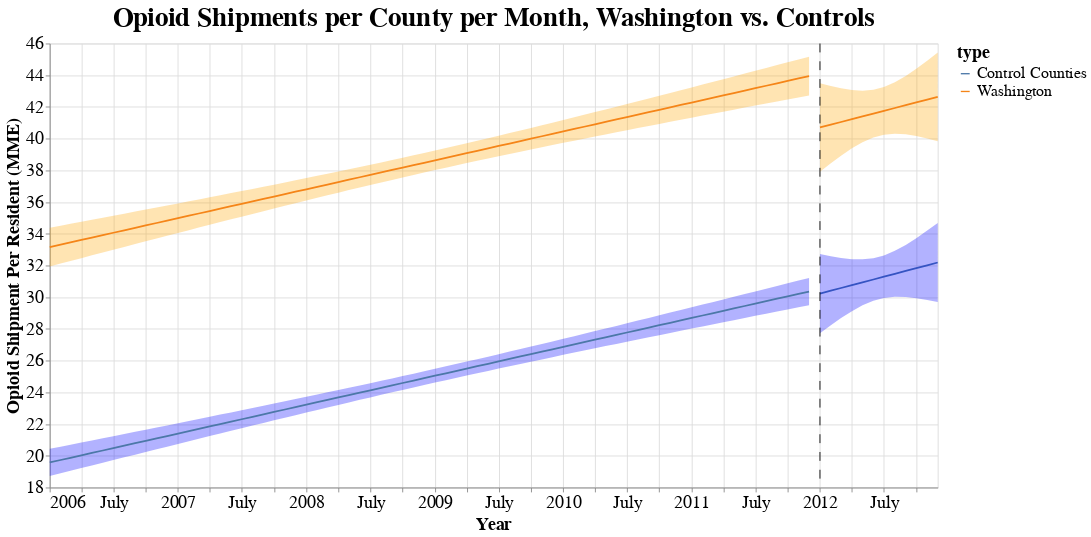

Notebook code cell kept with this figure:
### Code cell
final_chart

### Figure 1 — Vega-Lite specification as saved in the notebook (floating-point values rounded to 4 significant figures; data arrays with more than 128 entries replaced by an {"elided": "..."} marker saying what was removed)
{"config": {"view": {"continuousWidth": 400, "continuousHeight": 300}, "axis": {"labelFontSize": 20, "titleFontSize": 20}, "legend": {"labelFontSize": 18, "titleFontSize": 20}, "title": {"fontSize": 30}}, "layer": [{"data": {"name": "data-9233e4d8ed81c9a080b4b0257b74f171"}, "mark": {"type": "errorband", "color": "orange"}, "encoding": {"x": {"type": "temporal", "field": "seconds"}, "y": {"type": "quantitative", "field": "ci_low", "title": ""}, "y2": {"field": "ci_high"}}}, {"data": {"name": "data-e9eccef8abe5d5792eb5d47436f5039d"}, "mark": {"type": "errorband", "color": "blue"}, "encoding": {"x": {"type": "temporal", "field": "seconds"}, "y": {"type": "quantitative", "field": "ci_low", "title": ""}, "y2": {"field": "ci_high"}}}, {"data": {"name": "data-a80096d0f64d9a36461a47a7b0a1d24e"}, "mark": "line", "encoding": {"color": {"type": "nominal", "field": "type"}, "x": {"type": "temporal", "field": "seconds", "scale": {"zero": false}, "title": "Year"}, "y": {"type": "quantitative", "field": "shipment_per_resident", "scale": {"zero": false}, "title": "Opioid Shipment Per Resident (MME)"}}, "title": "Opioid Shipments per County per Month, Washington vs. Controls"}, {"layer": [{"data": {"name": "data-108fd6736a7c6c787c07c5e0ab1495fb"}, "mark": {"type": "errorband", "color": "orange"}, "encoding": {"x": {"type": "temporal", "field": "seconds"}, "y": {"type": "quantitative", "field": "ci_low", "title": ""}, "y2": {"field": "ci_high"}}}, {"data": {"name": "data-2d059b82de2967967bee83d48ed0c6f4"}, "mark": "line", "encoding": {"color": {"type": "nominal", "field": "type"}, "x": {"type": "temporal", "field": "seconds"}, "y": {"type": "quantitative", "field": "shipment_per_resident"}}}, {"data": {"name": "data-8e2c4808ebc48074f21a3ad20c22f636"}, "mark": {"type": "errorband", "color": "blue"}, "encoding": {"x": {"type": "temporal", "field": "seconds"}, "y": {"type": "quantitative", "field": "ci_low", "title": ""}, "y2": {"field": "ci_high"}}}, {"data": {"name": "data-082b9019dee60fad15036d480c67dec1"}, "mark": {"type": "rule", "color": "black", "strokeDash": [10, 10]}, "encoding": {"x": {"type": "temporal", "field": "a"}}}]}], "height": 500, "width": 1000, "$schema": "https://vega.github.io/schema/vega-lite/v4.8.1.json", "datasets": {"data-9233e4d8ed81c9a080b4b0257b74f171": [{"seconds": "2006-01-01T00:00:00", "shipment_per_resident": 33.16, "ci_low": 31.94, "ci_high": 34.38, "type": "Washington"}, {"seconds": "2007-01-01T00:00:00", "shipment_per_resident": 34.98, "ci_low": 34.05, "ci_high": 35.92, "type": "Washington"}, {"seconds": "2008-01-01T00:00:00", "shipment_per_resident": 36.81, "ci_low": 36.1, "ci_high": 37.51, "type": "Washington"}, {"seconds": "2009-01-01T00:00:00", "shipment_per_resident": 38.63, "ci_low": 38.02, "ci_high": 39.25, "type": "Washington"}, {"seconds": "2010-01-01T00:00:00", "shipment_per_resident": 40.46, "ci_low": 39.73, "ci_high": 41.18, "type": "Washington"}, {"seconds": "2011-01-01T00:00:00", "shipment_per_resident": 42.28, "ci_low": 41.32, "ci_high": 43.23, "type": "Washington"}, {"seconds": "2006-02-01T00:00:00", "shipment_per_resident": 33.32, "ci_low": 32.12, "ci_high": 34.51, "type": "Washington"}, {"seconds": "2007-02-01T00:00:00", "shipment_per_resident": 35.14, "ci_low": 34.23, "ci_high": 36.05, "type": "Washington"}, {"seconds": "2008-02-01T00:00:00", "shipment_per_resident": 36.96, "ci_low": 36.27, "ci_high": 37.65, "type": "Washington"}, {"seconds": "2009-02-01T00:00:00", "shipment_per_resident": 38.79, "ci_low": 38.17, "ci_high": 39.41, "type": "Washington"}, {"seconds": "2010-02-01T00:00:00", "shipment_per_resident": 40.61, "ci_low": 39.87, "ci_high": 41.35, "type": "Washington"}, {"seconds": "2011-02-01T00:00:00", "shipment_per_resident": 42.43, "ci_low": 41.45, "ci_high": 43.41, "type": "Washington"}, {"seconds": "2006-03-01T00:00:00", "shipment_per_resident": 33.46, "ci_low": 32.29, "ci_high": 34.63, "type": "Washington"}, {"seconds": "2007-03-01T00:00:00", "shipment_per_resident": 35.28, "ci_low": 34.39, "ci_high": 36.17, "type": "Washington"}, {"seconds": "2008-03-01T00:00:00", "shipment_per_resident": 37.11, "ci_low": 36.43, "ci_high": 37.79, "type": "Washington"}, {"seconds": "2009-03-01T00:00:00", "shipment_per_resident": 38.93, "ci_low": 38.31, "ci_high": 39.55, "type": "Washington"}, {"seconds": "2010-03-01T00:00:00", "shipment_per_resident": 40.75, "ci_low": 40.0, "ci_high": 41.5, "type": "Washington"}, {"seconds": "2011-03-01T00:00:00", "shipment_per_resident": 42.57, "ci_low": 41.57, "ci_high": 43.57, "type": "Washington"}, {"seconds": "2006-04-01T00:00:00", "shipment_per_resident": 33.61, "ci_low": 32.47, "ci_high": 34.76, "type": "Washington"}, {"seconds": "2007-04-01T00:00:00", "shipment_per_resident": 35.43, "ci_low": 34.57, "ci_high": 36.3, "type": "Washington"}, {"seconds": "2008-04-01T00:00:00", "shipment_per_resident": 37.26, "ci_low": 36.59, "ci_high": 37.93, "type": "Washington"}, {"seconds": "2009-04-01T00:00:00", "shipment_per_resident": 39.08, "ci_low": 38.46, "ci_high": 39.71, "type": "Washington"}, {"seconds": "2010-04-01T00:00:00", "shipment_per_resident": 40.91, "ci_low": 40.14, "ci_high": 41.68, "type": "Washington"}, {"seconds": "2011-04-01T00:00:00", "shipment_per_resident": 42.73, "ci_low": 41.7, "ci_high": 43.75, "type": "Washington"}, {"seconds": "2006-05-01T00:00:00", "shipment_per_resident": 33.76, "ci_low": 32.64, "ci_high": 34.88, "type": "Washington"}, {"seconds": "2007-05-01T00:00:00", "shipment_per_resident": 35.58, "ci_low": 34.74, "ci_high": 36.43, "type": "Washington"}, {"seconds": "2008-05-01T00:00:00", "shipment_per_resident": 37.41, "ci_low": 36.75, "ci_high": 38.07, "type": "Washington"}, {"seconds": "2009-05-01T00:00:00", "shipment_per_resident": 39.23, "ci_low": 38.6, "ci_high": 39.86, "type": "Washington"}, {"seconds": "2010-05-01T00:00:00", "shipment_per_resident": 41.06, "ci_low": 40.27, "ci_high": 41.84, "type": "Washington"}, {"seconds": "2011-05-01T00:00:00", "shipment_per_resident": 42.88, "ci_low": 41.83, "ci_high": 43.92, "type": "Washington"}, {"seconds": "2006-06-01T00:00:00", "shipment_per_resident": 33.92, "ci_low": 32.82, "ci_high": 35.01, "type": "Washington"}, {"seconds": "2007-06-01T00:00:00", "shipment_per_resident": 35.74, "ci_low": 34.91, "ci_high": 36.57, "type": "Washington"}, {"seconds": "2008-06-01T00:00:00", "shipment_per_resident": 37.57, "ci_low": 36.92, "ci_high": 38.21, "type": "Washington"}, {"seconds": "2009-06-01T00:00:00", "shipment_per_resident": 39.39, "ci_low": 38.75, "ci_high": 40.03, "type": "Washington"}, {"seconds": "2010-06-01T00:00:00", "shipment_per_resident": 41.21, "ci_low": 40.4, "ci_high": 42.02, "type": "Washington"}, {"seconds": "2011-06-01T00:00:00", "shipment_per_resident": 43.03, "ci_low": 41.96, "ci_high": 44.1, "type": "Washington"}, {"seconds": "2006-07-01T00:00:00", "shipment_per_resident": 34.07, "ci_low": 32.99, "ci_high": 35.14, "type": "Washington"}, {"seconds": "2007-07-01T00:00:00", "shipment_per_resident": 35.89, "ci_low": 35.08, "ci_high": 36.7, "type": "Washington"}, {"seconds": "2008-07-01T00:00:00", "shipment_per_resident": 37.72, "ci_low": 37.08, "ci_high": 38.35, "type": "Washington"}, {"seconds": "2009-07-01T00:00:00", "shipment_per_resident": 39.54, "ci_low": 38.89, "ci_high": 40.18, "type": "Washington"}, {"seconds": "2010-07-01T00:00:00", "shipment_per_resident": 41.36, "ci_low": 40.53, "ci_high": 42.19, "type": "Washington"}, {"seconds": "2011-07-01T00:00:00", "shipment_per_resident": 43.18, "ci_low": 42.09, "ci_high": 44.28, "type": "Washington"}, {"seconds": "2006-08-01T00:00:00", "shipment_per_resident": 34.22, "ci_low": 33.17, "ci_high": 35.27, "type": "Washington"}, {"seconds": "2007-08-01T00:00:00", "shipment_per_resident": 36.04, "ci_low": 35.25, "ci_high": 36.83, "type": "Washington"}, {"seconds": "2008-08-01T00:00:00", "shipment_per_resident": 37.87, "ci_low": 37.24, "ci_high": 38.5, "type": "Washington"}, {"seconds": "2009-08-01T00:00:00", "shipment_per_resident": 39.69, "ci_low": 39.04, "ci_high": 40.35, "type": "Washington"}, {"seconds": "2010-08-01T00:00:00", "shipment_per_resident": 41.51, "ci_low": 40.67, "ci_high": 42.36, "type": "Washington"}, {"seconds": "2011-08-01T00:00:00", "shipment_per_resident": 43.34, "ci_low": 42.22, "ci_high": 44.46, "type": "Washington"}, {"seconds": "2006-09-01T00:00:00", "shipment_per_resident": 34.38, "ci_low": 33.35, "ci_high": 35.4, "type": "Washington"}, {"seconds": "2007-09-01T00:00:00", "shipment_per_resident": 36.2, "ci_low": 35.43, "ci_high": 36.97, "type": "Washington"}, {"seconds": "2008-09-01T00:00:00", "shipment_per_resident": 38.02, "ci_low": 37.4, "ci_high": 38.65, "type": "Washington"}, {"seconds": "2009-09-01T00:00:00", "shipment_per_resident": 39.85, "ci_low": 39.18, "ci_high": 40.51, "type": "Washington"}, {"seconds": "2010-09-01T00:00:00", "shipment_per_resident": 41.67, "ci_low": 40.8, "ci_high": 42.54, "type": "Washington"}, {"seconds": "2011-09-01T00:00:00", "shipment_per_resident": 43.49, "ci_low": 42.34, "ci_high": 44.64, "type": "Washington"}, {"seconds": "2006-10-01T00:00:00", "shipment_per_resident": 34.53, "ci_low": 33.53, "ci_high": 35.53, "type": "Washington"}, {"seconds": "2007-10-01T00:00:00", "shipment_per_resident": 36.35, "ci_low": 35.59, "ci_high": 37.1, "type": "Washington"}, {"seconds": "2008-10-01T00:00:00", "shipment_per_resident": 38.17, "ci_low": 37.55, "ci_high": 38.8, "type": "Washington"}, {"seconds": "2009-10-01T00:00:00", "shipment_per_resident": 40.0, "ci_low": 39.32, "ci_high": 40.68, "type": "Washington"}, {"seconds": "2010-10-01T00:00:00", "shipment_per_resident": 41.82, "ci_low": 40.93, "ci_high": 42.71, "type": "Washington"}, {"seconds": "2011-10-01T00:00:00", "shipment_per_resident": 43.64, "ci_low": 42.47, "ci_high": 44.81, "type": "Washington"}, {"seconds": "2006-11-01T00:00:00", "shipment_per_resident": 34.68, "ci_low": 33.7, "ci_high": 35.66, "type": "Washington"}, {"seconds": "2007-11-01T00:00:00", "shipment_per_resident": 36.5, "ci_low": 35.77, "ci_high": 37.24, "type": "Washington"}, {"seconds": "2008-11-01T00:00:00", "shipment_per_resident": 38.33, "ci_low": 37.71, "ci_high": 38.95, "type": "Washington"}, {"seconds": "2009-11-01T00:00:00", "shipment_per_resident": 40.15, "ci_low": 39.46, "ci_high": 40.84, "type": "Washington"}, {"seconds": "2010-11-01T00:00:00", "shipment_per_resident": 41.97, "ci_low": 41.06, "ci_high": 42.88, "type": "Washington"}, {"seconds": "2011-11-01T00:00:00", "shipment_per_resident": 43.8, "ci_low": 42.6, "ci_high": 44.99, "type": "Washington"}, {"seconds": "2006-12-01T00:00:00", "shipment_per_resident": 34.83, "ci_low": 33.88, "ci_high": 35.78, "type": "Washington"}, {"seconds": "2007-12-01T00:00:00", "shipment_per_resident": 36.65, "ci_low": 35.93, "ci_high": 37.37, "type": "Washington"}, {"seconds": "2008-12-01T00:00:00", "shipment_per_resident": 38.48, "ci_low": 37.86, "ci_high": 39.1, "type": "Washington"}, {"seconds": "2009-12-01T00:00:00", "shipment_per_resident": 40.3, "ci_low": 39.6, "ci_high": 41.01, "type": "Washington"}, {"seconds": "2010-12-01T00:00:00", "shipment_per_resident": 42.12, "ci_low": 41.19, "ci_high": 43.06, "type": "Washington"}, {"seconds": "2011-12-01T00:00:00", "shipment_per_resident": 43.95, "ci_low": 42.72, "ci_high": 45.17, "type": "Washington"}], "data-e9eccef8abe5d5792eb5d47436f5039d": [{"seconds": "2006-01-01T00:00:00", "shipment_per_resident": 19.58, "ci_low": 18.72, "ci_high": 20.44, "type": "Control Counties"}, {"seconds": "2007-01-01T00:00:00", "shipment_per_resident": 21.4, "ci_low": 20.75, "ci_high": 22.06, "type": "Control Counties"}, {"seconds": "2008-01-01T00:00:00", "shipment_per_resident": 23.22, "ci_low": 22.73, "ci_high": 23.72, "type": "Control Counties"}, {"seconds": "2009-01-01T00:00:00", "shipment_per_resident": 25.05, "ci_low": 24.62, "ci_high": 25.48, "type": "Control Counties"}, {"seconds": "2010-01-01T00:00:00", "shipment_per_resident": 26.87, "ci_low": 26.36, "ci_high": 27.38, "type": "Control Counties"}, {"seconds": "2011-01-01T00:00:00", "shipment_per_resident": 28.69, "ci_low": 28.02, "ci_high": 29.36, "type": "Control Counties"}, {"seconds": "2006-02-01T00:00:00", "shipment_per_resident": 19.74, "ci_low": 18.89, "ci_high": 20.58, "type": "Control Counties"}, {"seconds": "2007-02-01T00:00:00", "shipment_per_resident": 21.56, "ci_low": 20.92, "ci_high": 22.2, "type": "Control Counties"}, {"seconds": "2008-02-01T00:00:00", "shipment_per_resident": 23.38, "ci_low": 22.89, "ci_high": 23.86, "type": "Control Counties"}, {"seconds": "2009-02-01T00:00:00", "shipment_per_resident": 25.2, "ci_low": 24.77, "ci_high": 25.64, "type": "Control Counties"}, {"seconds": "2010-02-01T00:00:00", "shipment_per_resident": 27.03, "ci_low": 26.51, "ci_high": 27.54, "type": "Control Counties"}, {"seconds": "2011-02-01T00:00:00", "shipment_per_resident": 28.85, "ci_low": 28.16, "ci_high": 29.54, "type": "Control Counties"}, {"seconds": "2006-03-01T00:00:00", "shipment_per_resident": 19.87, "ci_low": 19.05, "ci_high": 20.7, "type": "Control Counties"}, {"seconds": "2007-03-01T00:00:00", "shipment_per_resident": 21.7, "ci_low": 21.07, "ci_high": 22.32, "type": "Control Counties"}, {"seconds": "2008-03-01T00:00:00", "shipment_per_resident": 23.52, "ci_low": 23.05, "ci_high": 24.0, "type": "Control Counties"}, {"seconds": "2009-03-01T00:00:00", "shipment_per_resident": 25.34, "ci_low": 24.91, "ci_high": 25.78, "type": "Control Counties"}, {"seconds": "2010-03-01T00:00:00", "shipment_per_resident": 27.17, "ci_low": 26.64, "ci_high": 27.7, "type": "Control Counties"}, {"seconds": "2011-03-01T00:00:00", "shipment_per_resident": 28.99, "ci_low": 28.28, "ci_high": 29.69, "type": "Control Counties"}, {"seconds": "2006-04-01T00:00:00", "shipment_per_resident": 20.03, "ci_low": 19.22, "ci_high": 20.84, "type": "Control Counties"}, {"seconds": "2007-04-01T00:00:00", "shipment_per_resident": 21.85, "ci_low": 21.24, "ci_high": 22.46, "type": "Control Counties"}, {"seconds": "2008-04-01T00:00:00", "shipment_per_resident": 23.68, "ci_low": 23.21, "ci_high": 24.15, "type": "Control Counties"}, {"seconds": "2009-04-01T00:00:00", "shipment_per_resident": 25.5, "ci_low": 25.06, "ci_high": 25.94, "type": "Control Counties"}, {"seconds": "2010-04-01T00:00:00", "shipment_per_resident": 27.32, "ci_low": 26.78, "ci_high": 27.86, "type": "Control Counties"}, {"seconds": "2011-04-01T00:00:00", "shipment_per_resident": 29.14, "ci_low": 28.42, "ci_high": 29.86, "type": "Control Counties"}, {"seconds": "2006-05-01T00:00:00", "shipment_per_resident": 20.18, "ci_low": 19.39, "ci_high": 20.97, "type": "Control Counties"}, {"seconds": "2007-05-01T00:00:00", "shipment_per_resident": 22.0, "ci_low": 21.41, "ci_high": 22.6, "type": "Control Counties"}, {"seconds": "2008-05-01T00:00:00", "shipment_per_resident": 23.83, "ci_low": 23.37, "ci_high": 24.29, "type": "Control Counties"}, {"seconds": "2009-05-01T00:00:00", "shipment_per_resident": 25.65, "ci_low": 25.2, "ci_high": 26.09, "type": "Control Counties"}, {"seconds": "2010-05-01T00:00:00", "shipment_per_resident": 27.47, "ci_low": 26.92, "ci_high": 28.02, "type": "Control Counties"}, {"seconds": "2011-05-01T00:00:00", "shipment_per_resident": 29.29, "ci_low": 28.56, "ci_high": 30.03, "type": "Control Counties"}, {"seconds": "2006-06-01T00:00:00", "shipment_per_resident": 20.33, "ci_low": 19.56, "ci_high": 21.11, "type": "Control Counties"}, {"seconds": "2007-06-01T00:00:00", "shipment_per_resident": 22.16, "ci_low": 21.57, "ci_high": 22.74, "type": "Control Counties"}, {"seconds": "2008-06-01T00:00:00", "shipment_per_resident": 23.98, "ci_low": 23.53, "ci_high": 24.44, "type": "Control Counties"}, {"seconds": "2009-06-01T00:00:00", "shipment_per_resident": 25.8, "ci_low": 25.35, "ci_high": 26.25, "type": "Control Counties"}, {"seconds": "2010-06-01T00:00:00", "shipment_per_resident": 27.63, "ci_low": 27.06, "ci_high": 28.19, "type": "Control Counties"}, {"seconds": "2011-06-01T00:00:00", "shipment_per_resident": 29.45, "ci_low": 28.69, "ci_high": 30.2, "type": "Control Counties"}, {"seconds": "2006-07-01T00:00:00", "shipment_per_resident": 20.48, "ci_low": 19.73, "ci_high": 21.24, "type": "Control Counties"}, {"seconds": "2007-07-01T00:00:00", "shipment_per_resident": 22.31, "ci_low": 21.74, "ci_high": 22.87, "type": "Control Counties"}, {"seconds": "2008-07-01T00:00:00", "shipment_per_resident": 24.13, "ci_low": 23.68, "ci_high": 24.58, "type": "Control Counties"}, {"seconds": "2009-07-01T00:00:00", "shipment_per_resident": 25.95, "ci_low": 25.5, "ci_high": 26.41, "type": "Control Counties"}, {"seconds": "2010-07-01T00:00:00", "shipment_per_resident": 27.77, "ci_low": 27.19, "ci_high": 28.36, "type": "Control Counties"}, {"seconds": "2011-07-01T00:00:00", "shipment_per_resident": 29.6, "ci_low": 28.83, "ci_high": 30.37, "type": "Control Counties"}, {"seconds": "2006-08-01T00:00:00", "shipment_per_resident": 20.64, "ci_low": 19.9, "ci_high": 21.38, "type": "Control Counties"}, {"seconds": "2007-08-01T00:00:00", "shipment_per_resident": 22.46, "ci_low": 21.91, "ci_high": 23.01, "type": "Control Counties"}, {"seconds": "2008-08-01T00:00:00", "shipment_per_resident": 24.29, "ci_low": 23.84, "ci_high": 24.73, "type": "Control Counties"}, {"seconds": "2009-08-01T00:00:00", "shipment_per_resident": 26.11, "ci_low": 25.65, "ci_high": 26.57, "type": "Control Counties"}, {"seconds": "2010-08-01T00:00:00", "shipment_per_resident": 27.93, "ci_low": 27.33, "ci_high": 28.52, "type": "Control Counties"}, {"seconds": "2011-08-01T00:00:00", "shipment_per_resident": 29.75, "ci_low": 28.96, "ci_high": 30.54, "type": "Control Counties"}, {"seconds": "2006-09-01T00:00:00", "shipment_per_resident": 20.79, "ci_low": 20.07, "ci_high": 21.51, "type": "Control Counties"}, {"seconds": "2007-09-01T00:00:00", "shipment_per_resident": 22.61, "ci_low": 22.07, "ci_high": 23.16, "type": "Control Counties"}, {"seconds": "2008-09-01T00:00:00", "shipment_per_resident": 24.44, "ci_low": 24.0, "ci_high": 24.88, "type": "Control Counties"}, {"seconds": "2009-09-01T00:00:00", "shipment_per_resident": 26.26, "ci_low": 25.79, "ci_high": 26.73, "type": "Control Counties"}, {"seconds": "2010-09-01T00:00:00", "shipment_per_resident": 28.08, "ci_low": 27.47, "ci_high": 28.69, "type": "Control Counties"}, {"seconds": "2011-09-01T00:00:00", "shipment_per_resident": 29.91, "ci_low": 29.1, "ci_high": 30.71, "type": "Control Counties"}, {"seconds": "2006-10-01T00:00:00", "shipment_per_resident": 20.94, "ci_low": 20.24, "ci_high": 21.65, "type": "Control Counties"}, {"seconds": "2007-10-01T00:00:00", "shipment_per_resident": 22.76, "ci_low": 22.23, "ci_high": 23.29, "type": "Control Counties"}, {"seconds": "2008-10-01T00:00:00", "shipment_per_resident": 24.59, "ci_low": 24.15, "ci_high": 25.03, "type": "Control Counties"}, {"seconds": "2009-10-01T00:00:00", "shipment_per_resident": 26.41, "ci_low": 25.94, "ci_high": 26.89, "type": "Control Counties"}, {"seconds": "2010-10-01T00:00:00", "shipment_per_resident": 28.23, "ci_low": 27.61, "ci_high": 28.86, "type": "Control Counties"}, {"seconds": "2011-10-01T00:00:00", "shipment_per_resident": 30.06, "ci_low": 29.23, "ci_high": 30.88, "type": "Control Counties"}, {"seconds": "2006-11-01T00:00:00", "shipment_per_resident": 21.1, "ci_low": 20.41, "ci_high": 21.78, "type": "Control Counties"}, {"seconds": "2007-11-01T00:00:00", "shipment_per_resident": 22.92, "ci_low": 22.4, "ci_high": 23.44, "type": "Control Counties"}, {"seconds": "2008-11-01T00:00:00", "shipment_per_resident": 24.75, "ci_low": 24.31, "ci_high": 25.18, "type": "Control Counties"}, {"seconds": "2009-11-01T00:00:00", "shipment_per_resident": 26.57, "ci_low": 26.08, "ci_high": 27.05, "type": "Control Counties"}, {"seconds": "2010-11-01T00:00:00", "shipment_per_resident": 28.39, "ci_low": 27.75, "ci_high": 29.03, "type": "Control Counties"}, {"seconds": "2011-11-01T00:00:00", "shipment_per_resident": 30.21, "ci_low": 29.37, "ci_high": 31.05, "type": "Control Counties"}, {"seconds": "2006-12-01T00:00:00", "shipment_per_resident": 21.25, "ci_low": 20.58, "ci_high": 21.92, "type": "Control Counties"}, {"seconds": "2007-12-01T00:00:00", "shipment_per_resident": 23.07, "ci_low": 22.56, "ci_high": 23.58, "type": "Control Counties"}, {"seconds": "2008-12-01T00:00:00", "shipment_per_resident": 24.9, "ci_low": 24.46, "ci_high": 25.33, "type": "Control Counties"}, {"seconds": "2009-12-01T00:00:00", "shipment_per_resident": 26.72, "ci_low": 26.22, "ci_high": 27.21, "type": "Control Counties"}, {"seconds": "2010-12-01T00:00:00", "shipment_per_resident": 28.54, "ci_low": 27.88, "ci_high": 29.19, "type": "Control Counties"}, {"seconds": "2011-12-01T00:00:00", "shipment_per_resident": 30.36, "ci_low": 29.5, "ci_high": 31.22, "type": "Control Counties"}], "data-a80096d0f64d9a36461a47a7b0a1d24e": {"elided": "144 records"}, "data-108fd6736a7c6c787c07c5e0ab1495fb": [{"seconds": "2012-01-01T00:00:00", "shipment_per_resident": 40.7, "ci_low": 37.91, "ci_high": 43.5, "type": "Washington"}, {"seconds": "2012-02-01T00:00:00", "shipment_per_resident": 40.88, "ci_low": 38.45, "ci_high": 43.32, "type": "Washington"}, {"seconds": "2012-03-01T00:00:00", "shipment_per_resident": 41.05, "ci_low": 38.93, "ci_high": 43.18, "type": "Washington"}, {"seconds": "2012-04-01T00:00:00", "shipment_per_resident": 41.23, "ci_low": 39.39, "ci_high": 43.07, "type": "Washington"}, {"seconds": "2012-05-01T00:00:00", "shipment_per_resident": 41.4, "ci_low": 39.78, "ci_high": 43.03, "type": "Washington"}, {"seconds": "2012-06-01T00:00:00", "shipment_per_resident": 41.58, "ci_low": 40.08, "ci_high": 43.08, "type": "Washington"}, {"seconds": "2012-07-01T00:00:00", "shipment_per_resident": 41.75, "ci_low": 40.25, "ci_high": 43.26, "type": "Washington"}, {"seconds": "2012-08-01T00:00:00", "shipment_per_resident": 41.93, "ci_low": 40.31, "ci_high": 43.55, "type": "Washington"}, {"seconds": "2012-09-01T00:00:00", "shipment_per_resident": 42.11, "ci_low": 40.27, "ci_high": 43.95, "type": "Washington"}, {"seconds": "2012-10-01T00:00:00", "shipment_per_resident": 42.28, "ci_low": 40.17, "ci_high": 44.4, "type": "Washington"}, {"seconds": "2012-11-01T00:00:00", "shipment_per_resident": 42.46, "ci_low": 40.01, "ci_high": 44.91, "type": "Washington"}, {"seconds": "2012-12-01T00:00:00", "shipment_per_resident": 42.64, "ci_low": 39.84, "ci_high": 45.43, "type": "Washington"}], "data-2d059b82de2967967bee83d48ed0c6f4": [{"seconds": "2012-01-01T00:00:00", "shipment_per_resident": 40.7, "ci_low": 37.91, "ci_high": 43.5, "type": "Washington"}, {"seconds": "2012-02-01T00:00:00", "shipment_per_resident": 40.88, "ci_low": 38.45, "ci_high": 43.32, "type": "Washington"}, {"seconds": "2012-03-01T00:00:00", "shipment_per_resident": 41.05, "ci_low": 38.93, "ci_high": 43.18, "type": "Washington"}, {"seconds": "2012-04-01T00:00:00", "shipment_per_resident": 41.23, "ci_low": 39.39, "ci_high": 43.07, "type": "Washington"}, {"seconds": "2012-05-01T00:00:00", "shipment_per_resident": 41.4, "ci_low": 39.78, "ci_high": 43.03, "type": "Washington"}, {"seconds": "2012-06-01T00:00:00", "shipment_per_resident": 41.58, "ci_low": 40.08, "ci_high": 43.08, "type": "Washington"}, {"seconds": "2012-07-01T00:00:00", "shipment_per_resident": 41.75, "ci_low": 40.25, "ci_high": 43.26, "type": "Washington"}, {"seconds": "2012-08-01T00:00:00", "shipment_per_resident": 41.93, "ci_low": 40.31, "ci_high": 43.55, "type": "Washington"}, {"seconds": "2012-09-01T00:00:00", "shipment_per_resident": 42.11, "ci_low": 40.27, "ci_high": 43.95, "type": "Washington"}, {"seconds": "2012-10-01T00:00:00", "shipment_per_resident": 42.28, "ci_low": 40.17, "ci_high": 44.4, "type": "Washington"}, {"seconds": "2012-11-01T00:00:00", "shipment_per_resident": 42.46, "ci_low": 40.01, "ci_high": 44.91, "type": "Washington"}, {"seconds": "2012-12-01T00:00:00", "shipment_per_resident": 42.64, "ci_low": 39.84, "ci_high": 45.43, "type": "Washington"}, {"seconds": "2012-01-01T00:00:00", "shipment_per_resident": 30.23, "ci_low": 27.74, "ci_high": 32.72, "type": "Control Counties"}, {"seconds": "2012-02-01T00:00:00", "shipment_per_resident": 30.41, "ci_low": 28.24, "ci_high": 32.58, "type": "Control Counties"}, {"seconds": "2012-03-01T00:00:00", "shipment_per_resident": 30.58, "ci_low": 28.68, "ci_high": 32.48, "type": "Control Counties"}, {"seconds": "2012-04-01T00:00:00", "shipment_per_resident": 30.76, "ci_low": 29.12, "ci_high": 32.4, "type": "Control Counties"}, {"seconds": "2012-05-01T00:00:00", "shipment_per_resident": 30.94, "ci_low": 29.49, "ci_high": 32.39, "type": "Control Counties"}, {"seconds": "2012-06-01T00:00:00", "shipment_per_resident": 31.12, "ci_low": 29.78, "ci_high": 32.46, "type": "Control Counties"}, {"seconds": "2012-07-01T00:00:00", "shipment_per_resident": 31.29, "ci_low": 29.95, "ci_high": 32.64, "type": "Control Counties"}, {"seconds": "2012-08-01T00:00:00", "shipment_per_resident": 31.48, "ci_low": 30.03, "ci_high": 32.92, "type": "Control Counties"}, {"seconds": "2012-09-01T00:00:00", "shipment_per_resident": 31.66, "ci_low": 30.01, "ci_high": 33.3, "type": "Control Counties"}, {"seconds": "2012-10-01T00:00:00", "shipment_per_resident": 31.83, "ci_low": 29.94, "ci_high": 33.72, "type": "Control Counties"}, {"seconds": "2012-11-01T00:00:00", "shipment_per_resident": 32.01, "ci_low": 29.83, "ci_high": 34.2, "type": "Control Counties"}, {"seconds": "2012-12-01T00:00:00", "shipment_per_resident": 32.19, "ci_low": 29.69, "ci_high": 34.69, "type": "Control Counties"}], "data-8e2c4808ebc48074f21a3ad20c22f636": [{"seconds": "2012-01-01T00:00:00", "shipment_per_resident": 30.23, "ci_low": 27.74, "ci_high": 32.72, "type": "Control Counties"}, {"seconds": "2012-02-01T00:00:00", "shipment_per_resident": 30.41, "ci_low": 28.24, "ci_high": 32.58, "type": "Control Counties"}, {"seconds": "2012-03-01T00:00:00", "shipment_per_resident": 30.58, "ci_low": 28.68, "ci_high": 32.48, "type": "Control Counties"}, {"seconds": "2012-04-01T00:00:00", "shipment_per_resident": 30.76, "ci_low": 29.12, "ci_high": 32.4, "type": "Control Counties"}, {"seconds": "2012-05-01T00:00:00", "shipment_per_resident": 30.94, "ci_low": 29.49, "ci_high": 32.39, "type": "Control Counties"}, {"seconds": "2012-06-01T00:00:00", "shipment_per_resident": 31.12, "ci_low": 29.78, "ci_high": 32.46, "type": "Control Counties"}, {"seconds": "2012-07-01T00:00:00", "shipment_per_resident": 31.29, "ci_low": 29.95, "ci_high": 32.64, "type": "Control Counties"}, {"seconds": "2012-08-01T00:00:00", "shipment_per_resident": 31.48, "ci_low": 30.03, "ci_high": 32.92, "type": "Control Counties"}, {"seconds": "2012-09-01T00:00:00", "shipment_per_resident": 31.66, "ci_low": 30.01, "ci_high": 33.3, "type": "Control Counties"}, {"seconds": "2012-10-01T00:00:00", "shipment_per_resident": 31.83, "ci_low": 29.94, "ci_high": 33.72, "type": "Control Counties"}, {"seconds": "2012-11-01T00:00:00", "shipment_per_resident": 32.01, "ci_low": 29.83, "ci_high": 34.2, "type": "Control Counties"}, {"seconds": "2012-12-01T00:00:00", "shipment_per_resident": 32.19, "ci_low": 29.69, "ci_high": 34.69, "type": "Control Counties"}], "data-082b9019dee60fad15036d480c67dec1": [{"a": "2012-01-01"}]}}
